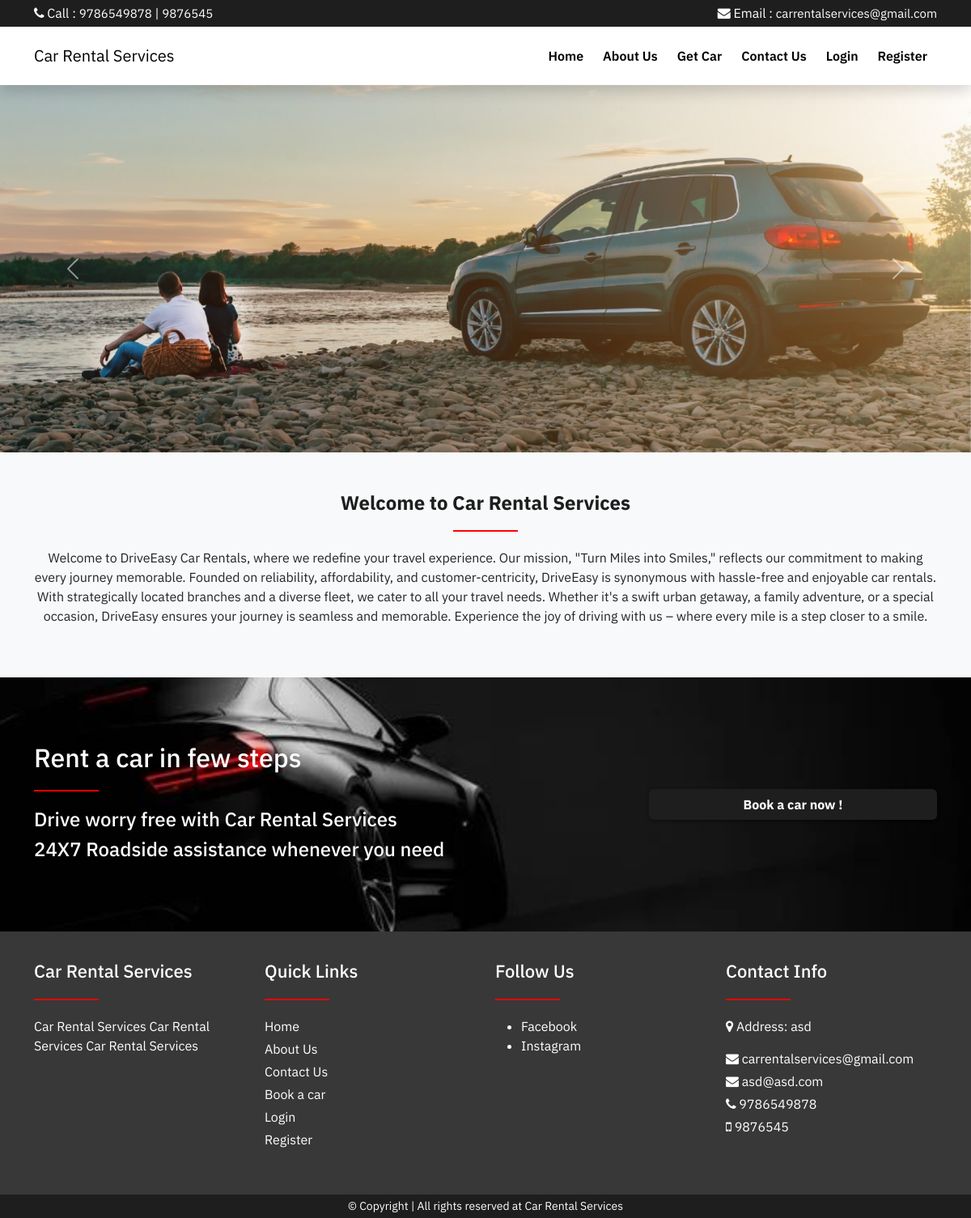
The page / on the database its author committed.
### tables this page shows
CREATE TABLE `web_settings` (
  `id` int(11) UNSIGNED NOT NULL,
  `title` varchar(255) NOT NULL,
  `url` varchar(255) DEFAULT NULL,
  `description` varchar(1000) DEFAULT NULL,
  `logo` varchar(100) DEFAULT NULL,
  `address` varchar(500) DEFAULT NULL,
  `email1` varchar(100) DEFAULT NULL,
  `email2` varchar(100) DEFAULT NULL,
  `phone1` varchar(15) DEFAULT NULL,
  `phone2` varchar(15) DEFAULT NULL
);

CREATE TABLE `social_medias` (
  `id` int(11) UNSIGNED NOT NULL,
  `name` varchar(100) NOT NULL,
  `slug` varchar(150) NOT NULL,
  `status` tinyint(1) DEFAULT 0 COMMENT '0=show,1=hide'
);

### config/function.php (called while the page is built, shortened)
<?php
require 'dbcon.php';
function getAll($tableName, $status = NULL){
    global $conn;
    $table = mysqli_real_escape_string($conn, $tableName);
    if($status == 'status'){
        $query = "SELECT * FROM $table WHERE status=0";
    }else{
        $query = "SELECT * FROM $table";
    }
    return mysqli_query($conn, $query);
}
function getById($tableName, $id){
    global $conn;
    $table = mysqli_real_escape_string($conn, $tableName);
    $id = mysqli_real_escape_string($conn, $id);
    $query = "SELECT * FROM $table WHERE id='$id' LIMIT 1";
    $result = mysqli_query($conn, $query);
    if($result){
        if(mysqli_num_rows($result) == 1){
            $row = mysqli_fetch_array($result, MYSQLI_ASSOC);
            $response = [
                'status' => 200,
                'data' => $row
            ];
            return $response;
        }else{
            $response = [
                'status' => 404,
                'message' => 'No Data Found'
            ];
            return $response;
        }
    }else{
        $response = [
            'status' => 500,
            'message' => 'Something Went Wrong!'
        ];
        return $response;
    }
}
function webSetting($string){
    $setting = getById('web_settings',1);
    if($setting['status'] == 200){
        return $setting['data'][$string];
    }
}
?>

### index.php (the view, shortened to what this page needs)
<?php include('includes/header.php'); ?>
<div id="carouselExample" class="carousel slide">
  <div class="carousel-inner">
    <div class="carousel-item active">
      <img src="assets/images/slider-1.jpg" class="d-block w-100" alt="...">
    </div>
  </div>
  <button class="carousel-control-prev" type="button" data-bs-target="#carouselExample" data-bs-slide="prev">
    <span class="carousel-control-prev-icon" aria-hidden="true"></span>
  </button>
  <button class="carousel-control-next" type="button" data-bs-target="#carouselExample" data-bs-slide="next">
    <span class="carousel-control-next-icon" aria-hidden="true"></span>
  </button>
</div>
<div class="py-5 bg-light">
    <div class="container">
        <div class="row">
            <div class="col-md-12 text-center">
                <h4 class="main-heading">Welcome to <?= webSetting('title') ?? 'Car Rental Services'; ?></h4>
                <div class="underline mx-auto"></div>
                <p>
                   Welcome to DriveEasy Car Rentals, where we redefine your travel experience. Our mission, "Turn Miles into Smiles," reflects our commitment to making every journey memorable. Founded on reliability, affordability, and customer-centricity, DriveEasy is synonymous with hassle-free and enjoyable car rentals. With strategically located branches and a diverse fleet, we cater to all your travel needs. Whether it's a swift urban getaway, a family adventure, or a special occasion, DriveEasy ensures your journey is seamless and memorable. Experience the joy of driving with us – where every mile is a step closer to a smile.
                </p>
            </div>
        </div>
    </div>
</div>
<div class="bg-car1">
    <div class="container">
        <div class="row">
            <div class="col-md-8">
                <h2 class="text-white">Rent a car in few steps</h2>
                <div class="underline"></div>
                <h4 class="text-white">Drive worry free with <?= webSetting('title') ?? 'Car Rental Services'; ?></h4>
                <h4 class="text-white">24X7 Roadside assistance whenever you need</h4>
            </div>
            <div class="col-md-4 my-auto">
                <a href="cars.php" class="btn btn-web text-white w-100 fw-bold">Book a car now !</a>
            </div>
        </div>
    </div>
</div>
<?php include('includes/footer.php'); ?>

### includes/navbar.php (shortened to what this page needs)
<div class="shadow sticky-top">
    <div class="bg-web py-1">
        <div class="container">
            <div class="row">
                <div class="col-md-6 text-white">
                    <span> <i class="fa fa-phone"></i> Call :</span>
                    <a href="tel:<?= webSetting('phone1'); ?>" class="top-nav-link"><?= webSetting('phone1'); ?></a> |
                    <a href="tel:<?= webSetting('phone2'); ?>" class="top-nav-link"><?= webSetting('phone2'); ?></a>
                </div>
                <div class="col-md-6 text-md-end text-white">
                    <span> <i class="fa fa-envelope"></i> Email :</span>
                    <a href="tel:<?= webSetting('email1'); ?>" class="top-nav-link"><?= webSetting('email1'); ?></a>
                </div>
            </div>
        </div>
    </div>
    <nav class="navbar navbar-expand-lg bg-white">
        <div class="container">
            <a class="navbar-brand" href="index.php">
                <?= webSetting('title'); ?>
            </a>
            <div class="collapse navbar-collapse" id="navbarSupportedContent">
                <ul class="navbar-nav ms-auto mb-2 mb-lg-0">
                    <li class="nav-item">
                        <a class="nav-link active" href="index.php">Home</a>
                    </li>
                    <li class="nav-item">
                        <a class="nav-link" href="about-us.php">About Us</a>
                    </li>
                    <li class="nav-item">
                        <a class="nav-link" href="cars.php">Get Car</a>
                    </li>
                    <li class="nav-item">
                        <a class="nav-link" href="contact-us.php">Contact Us</a>
                    </li>
                    <?php
                        if(isset($_SESSION['loggedIn'])){
                            ?>
                            <li class="nav-item dropdown my-auto">
                                <a class="btn border me-2 dropdown-toggle" href="#" role="button" data-bs-toggle="dropdown" aria-expanded="false">
                                    <i class="fa fa-user"></i> <?= $_SESSION['loggedInUser']['name']; ?>
                                </a>
                                <ul class="dropdown-menu">
                                    <li><a class="dropdown-item" href="profile.php">My Profile</a></li>
                                    <li><a class="dropdown-item" href="my-bookings.php">My Bookings</a></li>
                                    <li><a class="dropdown-item" href="logout.php"> <i class="fa fa-sign-out"></i> Logout</a></li>
                                </ul>
                            </li>
                            <?php
                        }
                        else
                        {
                            ?>
                            <li class="nav-item">
                                <a class="nav-link" href="login.php">Login</a>
                            </li>
                            <li class="nav-item">
                                <a class="nav-link" href="register.php">Register</a>
                            </li>
                            <?php
                        }
                    ?>
                </ul>
            </div>
        </div>
    </nav>
</div>

### includes/footer.php (shortened to what this page needs)
    <div class="footer-bg">
        <div class="container">
            <div class="row">
                <div class="col-md-3 mb-3">
                    <h4><?= webSetting('title') ?? 'Website Name' ?></h4>
                    <div class="underline"></div>
                    <p>
                        <?= webSetting('description') ?? 'Website Description' ?>
                    </p>
                </div>
                <div class="col-md-3 mb-3">
                    <h4>Quick Links</h4>
                    <div class="underline"></div>
                    <p class="mb-1"><a href="index.php">Home</a></p>
                    <p class="mb-1"><a href="about-us.php">About Us</a></p>
                    <p class="mb-1"><a href="contact-us.php">Contact Us</a></p>
                    <p class="mb-1"><a href="cars.php">Book a car</a></p>
                    <p class="mb-1"><a href="login.php">Login</a></p>
                    <p class="mb-1"><a href="register.php">Register</a></p>
                </div>
                <div class="col-md-3 mb-3">
                    <h4>Follow Us</h4>
                    <div class="underline"></div>
                    <ul>
                        <?php
                            $socials = getAll('social_medias');
                            if($socials){
                                if(mysqli_num_rows($socials) > 1){
                                    foreach($socials as $socialItem){
                                    ?>
                                        <li>
                                            <a href="<?=$socialItem['slug'];?>" target="_blank">
                                                <?=$socialItem['name'];?>
                                            </a>
                                        </li>
                                    <?php
                                    }
                                }else{
                                    echo '<li>No Social Media</li>';
                                }
                            }else{
                                echo '<li>No Social Media</li>';
                            }
                        ?>
                    </ul>
                </div>
                <div class="col-md-3 mb-3">
                    <h4>Contact Info</h4>
                    <div class="underline"></div>
                    <p><i class="fa fa-map-marker"></i> Address: <?= webSetting('address'); ?></p>
                    <p class="mb-1"> <i class="fa fa-envelope"></i> <?= webSetting('email1'); ?></p>
                    <p class="mb-1"> <i class="fa fa-envelope"></i> <?= webSetting('email2'); ?></p>
                    <p class="mb-1"> <i class="fa fa-phone"></i> <?= webSetting('phone1'); ?></p>
                    <p class="mb-1"> <i class="fa fa-mobile"></i> <?= webSetting('phone2'); ?></p>
                </div>
            </div>
        </div>
    </div>
    <div class="py-1 bg-web">
        <div class="container">
            <p class="mb-0 fs-14 text-white text-center">© Copyright | All rights reserved at <?= webSetting('title') ?? 'Car Rental Services'; ?></p>
        </div>
    </div>
</body>
</html>

### assets/css/style.css (style rules this page uses)
html, body { font-family: "IBM Plex Sans", sans-serif; }
a { text-decoration: none; }
.top-nav-link { color: #fff; font-size: 15px; }
.underline { height: 2px; width: 80px; background-color: red; margin-top: 20px; margin-bottom: 20px; }
.fs-14 { font-size: 14px; }
.nav-link { padding: 16px 12px !important; font-weight: 600; color: #000 !important; }
.main-heading { font-size: 24px; font-weight: 800; color: #1e1e1e; }
.bg-car1 { background-image: url(../images/car-bg-1.jpg); background-position: center center; background-repeat: no-repeat; background-size: cover; padding-top: 80px; padding-bottom: 80px; }
.footer-bg { background-color: #383838; padding-top: 36px; padding-bottom: 36px; color: #fff; }
.footer-bg h4 { font-size: 22px; }
.footer-bg a { color: #fff; }
.bg-web { background-color: #1e1e1e; }
.btn-web { background-color: #1e1e1e; color: #fff; font-weight: 700; box-shadow: 0 1px 5px 0 rgb(0 0 0 / 20%), 0 3px 1px -2px rgb(0 0 0 / 12%), 0 2px 2px 0 rgb(0 0 0 / 14%); }

### rows shown on the page
web_settings: phone1 "9786549878", phone2 "9876545", email1 "carrentalservices@gmail.com", title "Car Rental Services", description "Car Rental Services Car Rental Services Car Rental Services", address "asd", email2 "asd@asd.com"
social_medias: name "Facebook"
social_medias: name "Instagram"
